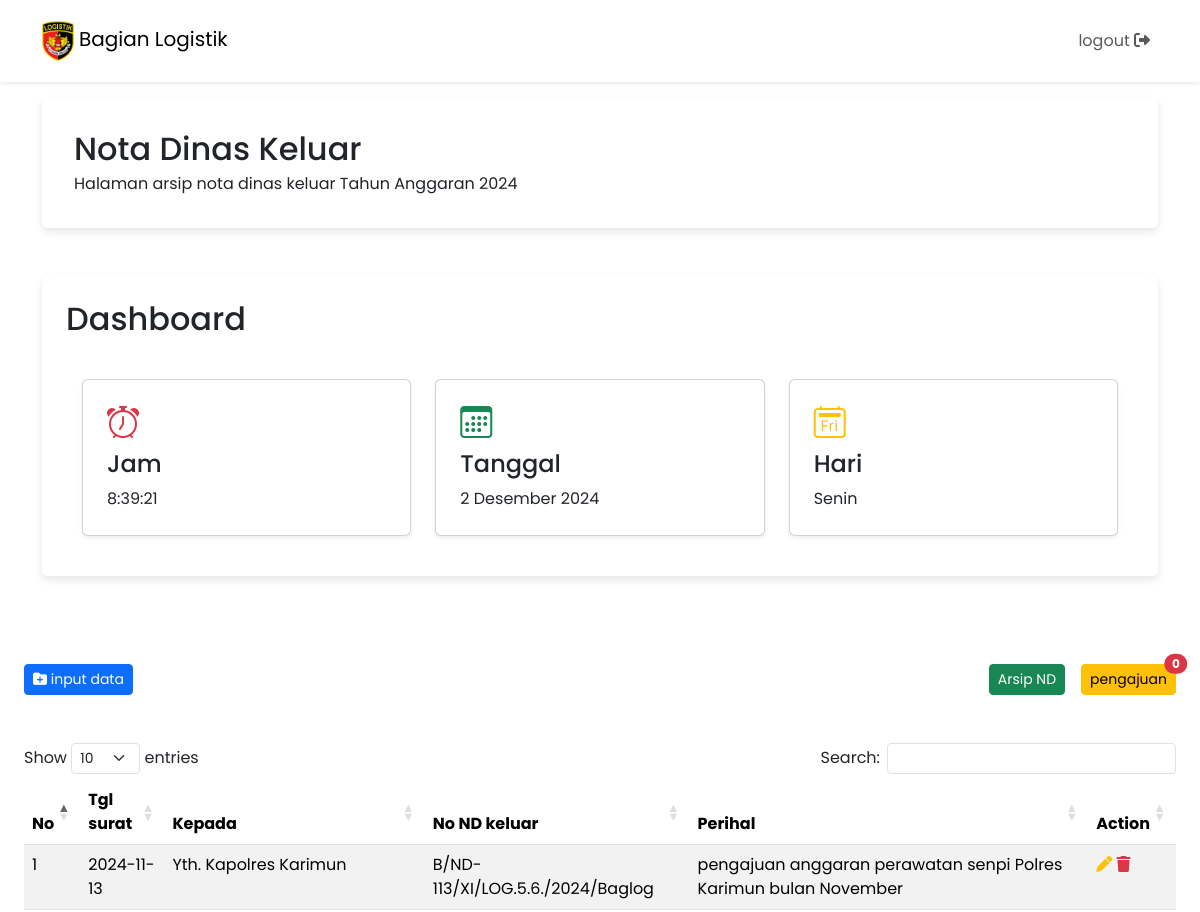
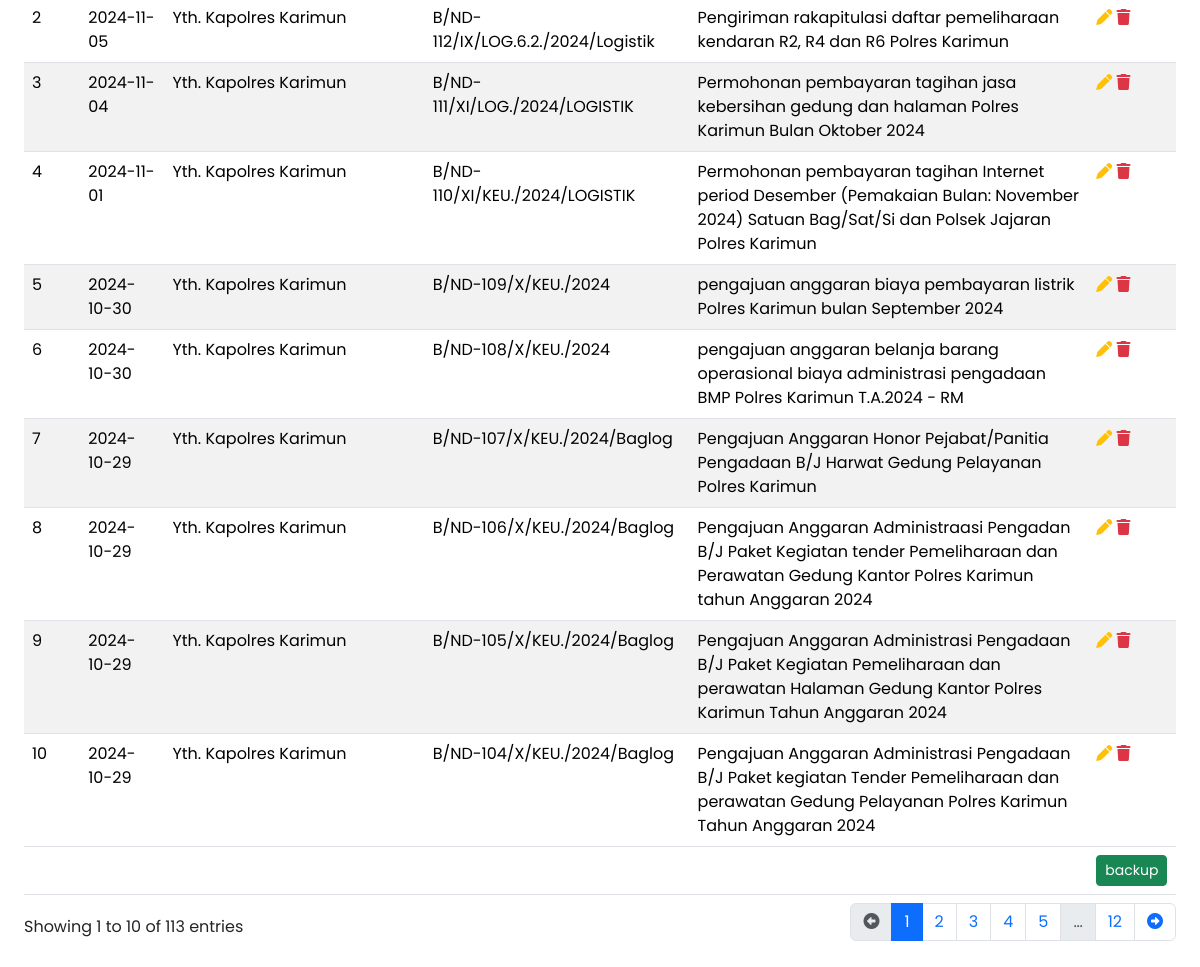
Page /admin/index.php (signed in) on the earlier database version (2 pictures, top to bottom).
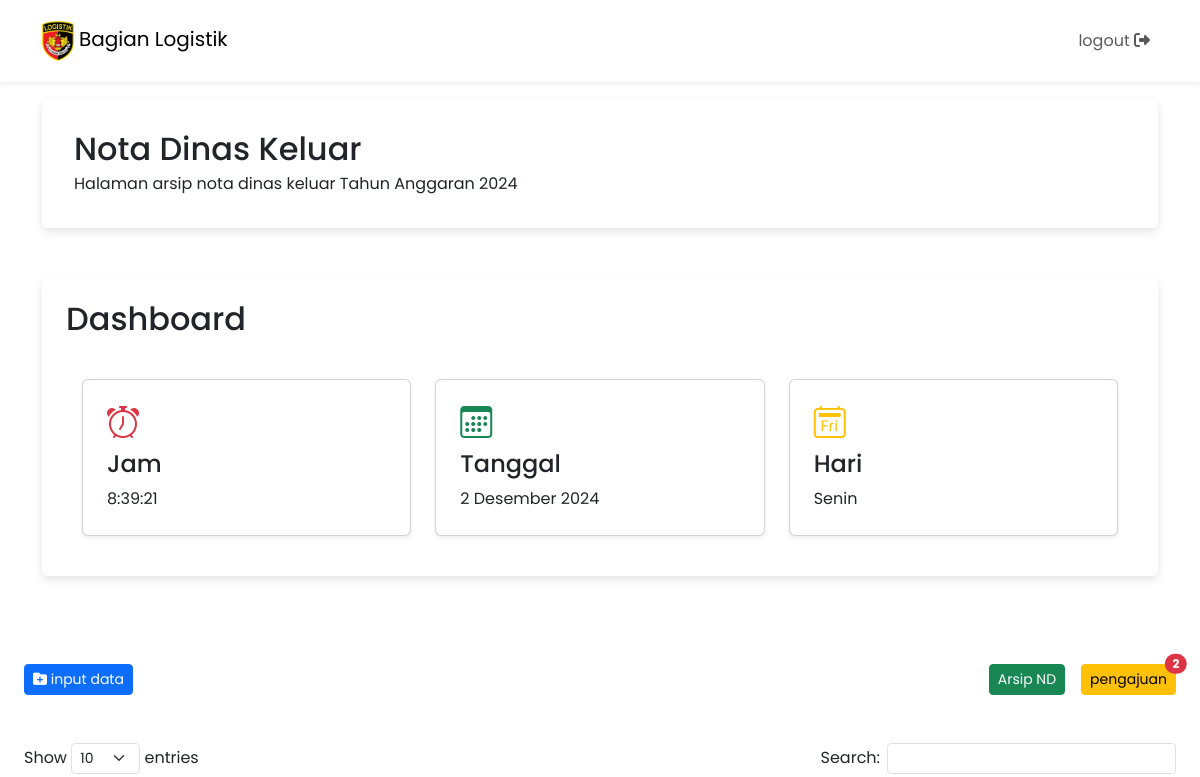
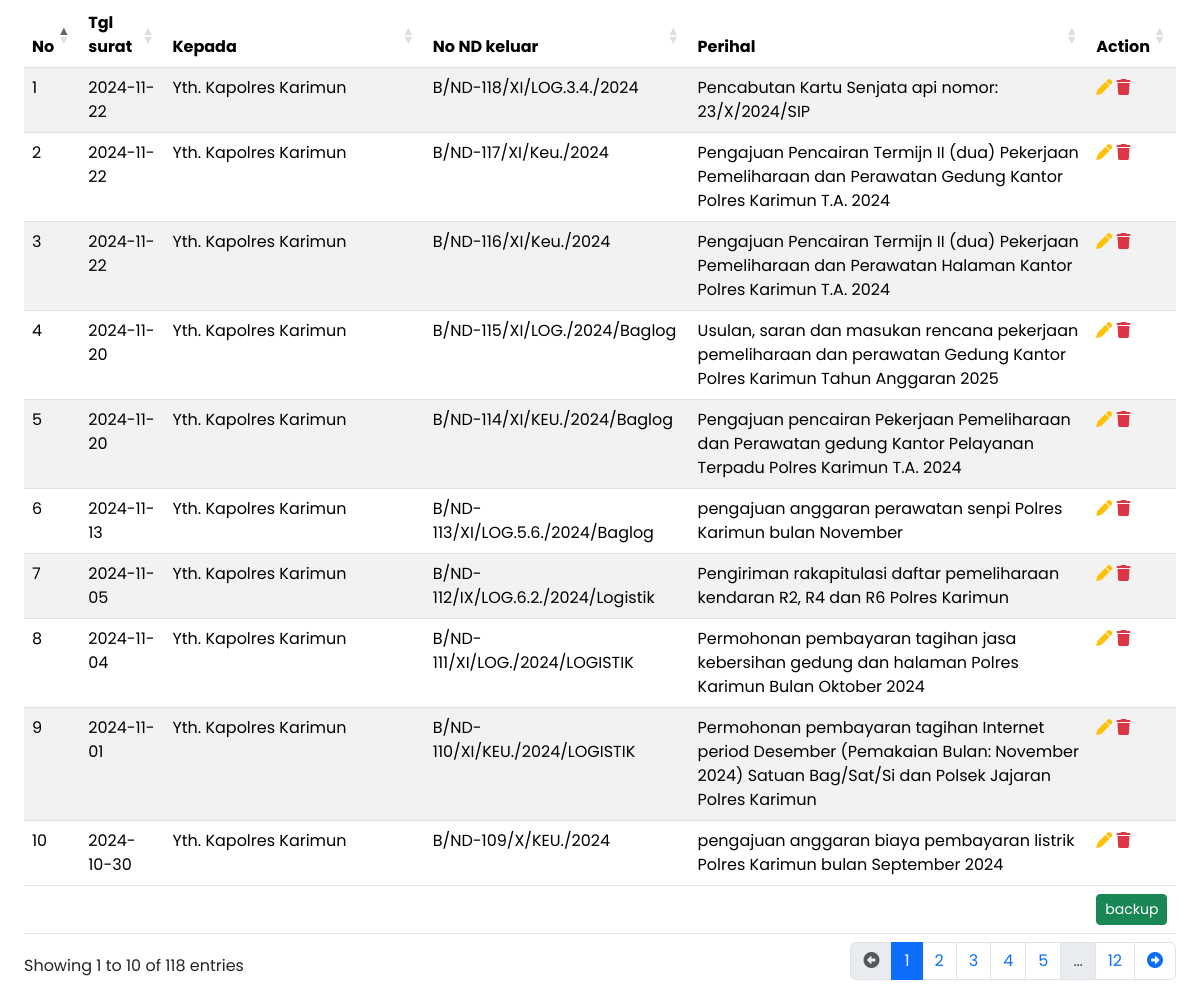
Same page on the later database version (2 pictures, top to bottom).
### tables this page shows
CREATE TABLE `mahasiswa` (
  `id` int NOT NULL,
  `kepada` varchar(100) DEFAULT NULL,
  `perihal` char(250) DEFAULT NULL,
  `no_ndkeluar` varchar(100) DEFAULT NULL,
  `tanggal` varchar(100) DEFAULT NULL
);

### admin/fungsi/functions.php (called while the page is built, shortened)
<?php
require __DIR__ . '/../../database.php';
function query($query)
{
    global $conn;
    $result = mysqli_query($conn, $query);
    $rows = [];
    while ($row = mysqli_fetch_assoc($result)) {
        $rows[] = $row;
    }
    return $rows;
}

### admin/src/components/comp-admin/table.php (the view, shortened to what this page needs)
<div class="container-fluid p-4">
    <div class="d-flex justify-content-center align-items-center py-4 ">
        <a href="./tambahdata" class="btn btn-primary btn-sm"><i class="fa-solid fa-folder-plus"></i> input data</a>
        <div class="d-flex justify-content-end align-items-end py-4 ms-auto">
            <a href="./story" class="btn btn-success btn-sm mx-3">Arsip ND</a>
            <div class="position-relative">
                <a href="./view" class="btn btn-sm btn-warning">pengajuan</a>
                <span class="position-absolute top-0 start-100 translate-middle badge rounded-pill bg-danger">
                    <?php
                    $jumlahBadge = count($badgeNomor);
                    echo $jumlahBadge;
                    ?>
                </span>
            </div>
        </div>
    </div>
    <div class="table-responsive">
        <table id="example" class="table table-striped" style="width:100%">
            <thead>
                <tr>
                    <th>No</th>
                    <th>Tgl surat</th>
                    <th>Kepada</th>
                    <th>No ND keluar</th>
                    <th>Perihal</th>
                    <th>Action</th>
                </tr>
            </thead>
            <tbody>
                <?php $i = 1; ?>
                <?php foreach ($mahasiswa as $data) : ?>
                    <tr>
                        <td><?= $i; ?></td>
                        <td><?= $data['tanggal']; ?></td>
                        <td><?= $data['kepada']; ?></td>
                        <td><?= $data['no_ndkeluar']; ?></td>
                        <td><?= $data['perihal']; ?></td>
                        <td>
                            <a class="text-decoration-none text-warning" href="./editdata?id=<?= $data["id"]; ?>"><i class="fa-solid fa-pen"></i></a>
                            <a class="text-decoration-none text-danger pointer" onclick="confirmDelete(<?= $data['id']; ?>)">
                                <i class="fa-solid fa-trash"></i>
                            </a>
                        </td>
                    </tr>
                    <?php $i++; ?>
                <?php endforeach; ?>
            </tbody>
            <tfoot>
                <tr>
                    <th></th>
                    <th></th>
                    <th></th>
                    <th></th>
                    <th></th>
                    <th class="d-flex">
                        <button class="btn btn-success btn-sm" id="backupButton">backup</button>
                    </th>
                </tr>
            </tfoot>
        </table>
    </div>
</div>

Differences in the rows shown:
no longer on this page (row unchanged): mahasiswa: tanggal "2024-10-30", kepada "Yth. Kapolres Karimun", no_ndkeluar "B/ND-108/X/KEU./2024", perihal "pengajuan anggaran belanja barang operasional biaya administrasi pengadaan BMP Polres Karimun T.A.2024 - RM"
no longer on this page (row unchanged): mahasiswa: tanggal "2024-10-29", kepada "Yth. Kapolres Karimun", no_ndkeluar "B/ND-107/X/KEU./2024/Baglog", perihal "Pengajuan Anggaran Honor Pejabat/Panitia Pengadaan B/J Harwat Gedung Pelayanan Polres Karimun"
no longer on this page (row unchanged): mahasiswa: tanggal "2024-10-29", kepada "Yth. Kapolres Karimun", no_ndkeluar "B/ND-106/X/KEU./2024/Baglog", perihal "Pengajuan Anggaran Administraasi Pengadan B/J Paket Kegiatan tender Pemeliharaan dan Perawatan Gedung Kantor Polres Karimun tahun Anggaran 2024"
no longer on this page (row unchanged): mahasiswa: tanggal "2024-10-29", kepada "Yth. Kapolres Karimun", no_ndkeluar "B/ND-105/X/KEU./2024/Baglog", perihal "Pengajuan Anggaran Administrasi Pengadaan B/J Paket Kegiatan Pemeliharaan dan perawatan Halaman Gedung Kantor Polres Karimun Tahun Anggaran 2024"
no longer on this page (row unchanged): mahasiswa: tanggal "2024-10-29", kepada "Yth. Kapolres Karimun", no_ndkeluar "B/ND-104/X/KEU./2024/Baglog", perihal "Pengajuan Anggaran Administrasi Pengadaan B/J Paket kegiatan Tender Pemeliharaan dan perawatan Gedung Pelayanan Polres Karimun Tahun Anggaran 2024"
added mahasiswa: tanggal "2024-11-22", kepada "Yth. Kapolres Karimun", no_ndkeluar "B/ND-118/XI/LOG.3.4./2024", perihal "Pencabutan Kartu Senjata api nomor: 23/X/2024/SIP"
added mahasiswa: tanggal "2024-11-22", kepada "Yth. Kapolres Karimun", no_ndkeluar "B/ND-117/XI/Keu./2024", perihal "Pengajuan Pencairan Termijn II (dua) Pekerjaan Pemeliharaan dan Perawatan Gedung Kantor Polres Karimun T.A. 2024"
added mahasiswa: tanggal "2024-11-22", kepada "Yth. Kapolres Karimun", no_ndkeluar "B/ND-116/XI/Keu./2024", perihal "Pengajuan Pencairan Termijn II (dua) Pekerjaan Pemeliharaan dan Perawatan Halaman Kantor Polres Karimun T.A. 2024"
added mahasiswa: tanggal "2024-11-20", kepada "Yth. Kapolres Karimun", no_ndkeluar "B/ND-115/XI/LOG./2024/Baglog", perihal "Usulan, saran dan masukan rencana pekerjaan pemeliharaan dan perawatan Gedung Kantor Polres Karimun Tahun Anggaran 2025"
added mahasiswa: tanggal "2024-11-20", kepada "Yth. Kapolres Karimun", no_ndkeluar "B/ND-114/XI/KEU./2024/Baglog", perihal "Pengajuan pencairan Pekerjaan Pemeliharaan dan Perawatan gedung Kantor Pelayanan Terpadu Polres Karimun T.A. 2024"
Other differences:
$jumlahBadge: "0" → "2"
text written by a page script: "Show entries Search: Showing 1 to 10 of 113 entries 1 2 3 4 5 … 12" → "Show entries Search: Showing 1 to 10 of 118 entries 1 2 3 4 5 … 12"
